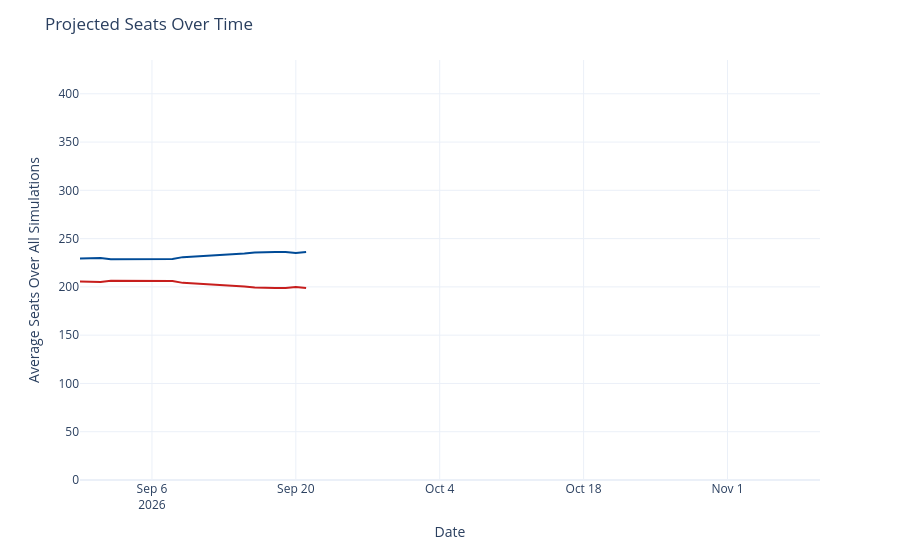

Here is the notebook cell this chart was saved with:
### Code cell
seats_over_time = output_ts[(output_ts['geo'] == 'US House') &
                             (output_ts['type'] == 'seats')]
seats_over_time['rep_seats'] = seats_over_time['y'].map(lambda x: 435 - x)
seats_over_time = seats_over_time.rename({'y': 'Democrats', 'rep_seats': 'Republicans'}, axis=1)
seats_time_ser = px.line(seats_over_time, x='date', y=['Democrats', 'Republicans'], template='plotly_white',
                        color_discrete_map={'Democrats': '#004b97', 'Republicans': '#c71e1d'},)
seats_time_ser.update_traces(hovertemplate="%{y:.1f}")
seats_time_ser.update_layout(
    xaxis=dict(range=[pd.to_datetime('2026-08-30'), pd.to_datetime('2026-11-10')]),
    yaxis=dict(range=[0, 435]),
    xaxis_title='Date',
    yaxis_title='Average Seats Over All Simulations',
    title=dict(text="Projected Seats Over Time"),
    hovermode="x",
    showlegend=False
)
seats_time_ser

### Figure 1 — Plotly figure (JSON) as saved in the notebook; plotly's stock layout.template omitted (floating-point values rounded to 4 significant figures)
{"data": [{"hovertemplate": "%{y:.1f}", "legendgroup": "Democrats", "line": {"color": "#004b97", "dash": "solid"}, "marker": {"symbol": "circle"}, "mode": "lines", "name": "Democrats", "orientation": "v", "showlegend": true, "type": "scatter", "x": ["2026-08-30", "2026-08-31", "2026-09-01", "2026-09-02", "2026-09-03", "2026-09-04", "2026-09-05", "2026-09-06", "2026-09-07", "2026-09-08", "2026-09-09", "2026-09-14", "2026-09-15", "2026-09-16", "2026-09-17", "2026-09-18", "2026-09-19", "2026-09-20", "2026-09-21"], "xaxis": "x", "y": [229.4, 230.0, 230.0, 228.5, 228.5, 228.7, 228.7, 228.9, 228.8, 228.9, 230.8, 233.6, 234.7, 235.7, 236.2, 236.1, 236.0, 235.0, 236.2], "yaxis": "y"}, {"hovertemplate": "%{y:.1f}", "legendgroup": "Republicans", "line": {"color": "#c71e1d", "dash": "solid"}, "marker": {"symbol": "circle"}, "mode": "lines", "name": "Republicans", "orientation": "v", "showlegend": true, "type": "scatter", "x": ["2026-08-30", "2026-08-31", "2026-09-01", "2026-09-02", "2026-09-03", "2026-09-04", "2026-09-05", "2026-09-06", "2026-09-07", "2026-09-08", "2026-09-09", "2026-09-14", "2026-09-15", "2026-09-16", "2026-09-17", "2026-09-18", "2026-09-19", "2026-09-20", "2026-09-21"], "xaxis": "x", "y": [205.6, 205.0, 205.0, 206.5, 206.5, 206.3, 206.3, 206.1, 206.2, 206.1, 204.2, 201.4, 200.3, 199.3, 198.8, 198.9, 199.0, 200.0, 198.8], "yaxis": "y"}], "layout": {"hovermode": "x", "legend": {"title": {"text": "variable"}, "tracegroupgap": 0}, "margin": {"t": 60}, "showlegend": false, "title": {"text": "Projected Seats Over Time"}, "xaxis": {"anchor": "y", "domain": [0, 1], "range": ["2026-08-30T00:00:00", "2026-11-10T00:00:00"], "title": {"text": "Date"}}, "yaxis": {"anchor": "x", "domain": [0, 1], "range": [0, 435], "title": {"text": "Average Seats Over All Simulations"}}}}
